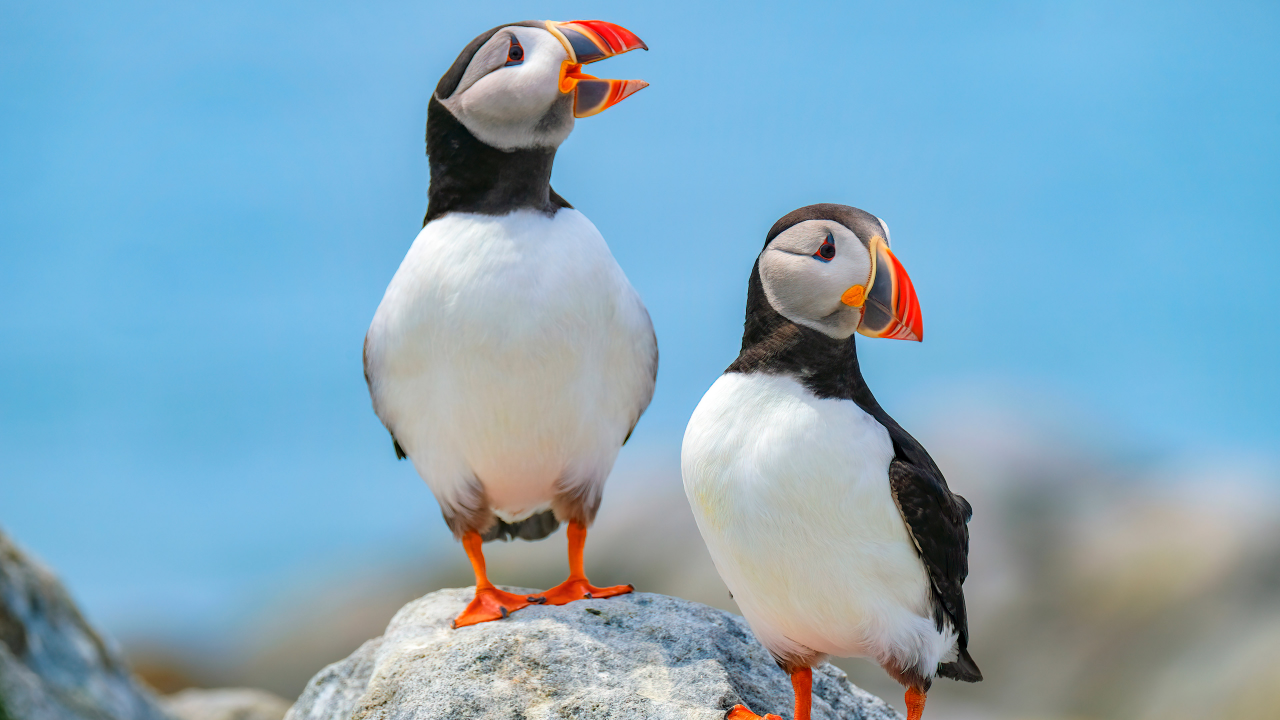
#> input picture CV_Practice/test.jpg, 3840 x 2160 px (shown at 1/3 size)
$ python 04_color_filter.py
#> lines starting #> are read from the running program, lines starting #| are printed output that depends on the picture; after the words box and inside, x2 and y2 are one past the last pixel; in counts of white or black regions, pixels touching at a corner belong together
import cv2
import numpy as np

img_color = cv2.imread('test.jpg')
#> img_color is the input picture: shape (2160, 3840, 3); mean B, G, R 191, 169.5, 131.4
img_color_small = cv2.resize(img_color, (0,0), fx=0.25,fy=0.25)
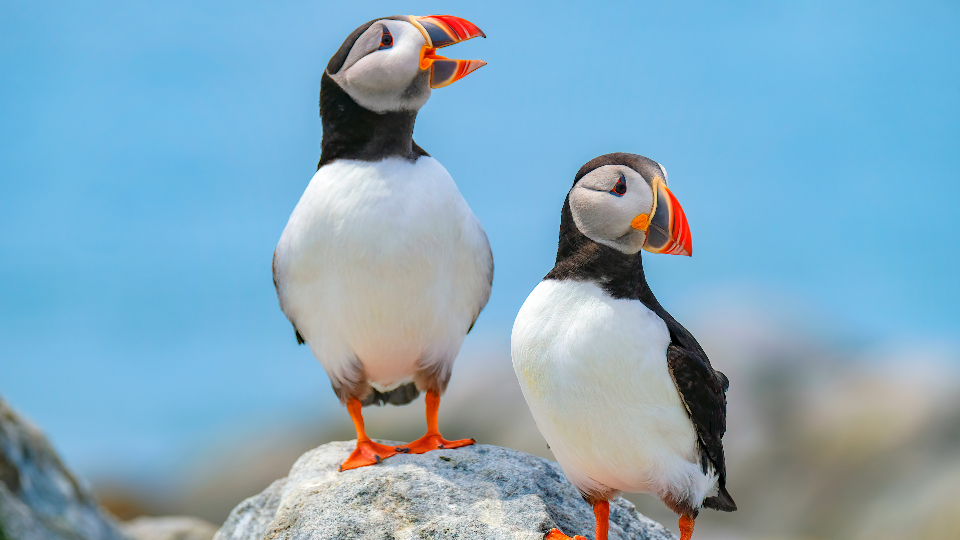
#> img_color_small: shape (540, 960, 3); mean B, G, R 191.1, 169.7, 131.6

#BGR색을 조명에 강한 HSV색상으로 변환
img_hsv = cv2.cvtColor(img_color_small, cv2.COLOR_BGR2HSV)
#> img_hsv: shape (540, 960, 3); mean H, S, V 83, 86.7, 197.7

# 타겟 색상(주황~빨강)의 최소/최대 임계값 설정
lower_orange = np.array([5,100,100])
upper_orange = np.array([25,255,255])

# 범위 안에 들어오는 픽셀만 하얀색으로 칠해서 마스크 만들기
mask = cv2.inRange(img_hsv, lower_orange, upper_orange)
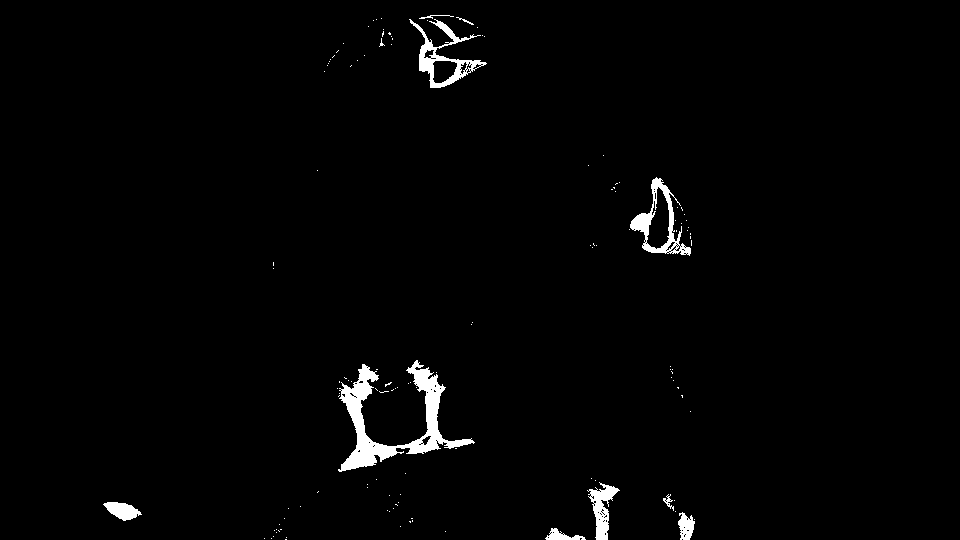
#> mask: shape (540, 960); 1.7% white; 129 white regions (119 under 20 px), largest, box (x1, y1, x2, y2) and area: (338, 360, 475, 472) 3941, (409, 19, 487, 88) 1316, (630, 177, 691, 256) 1255

# 마스크를 도장 틀처럼 사용해 원본 이미지에서 타겟만 오려내기
result = cv2.bitwise_and(img_color_small,img_color_small,mask=mask)
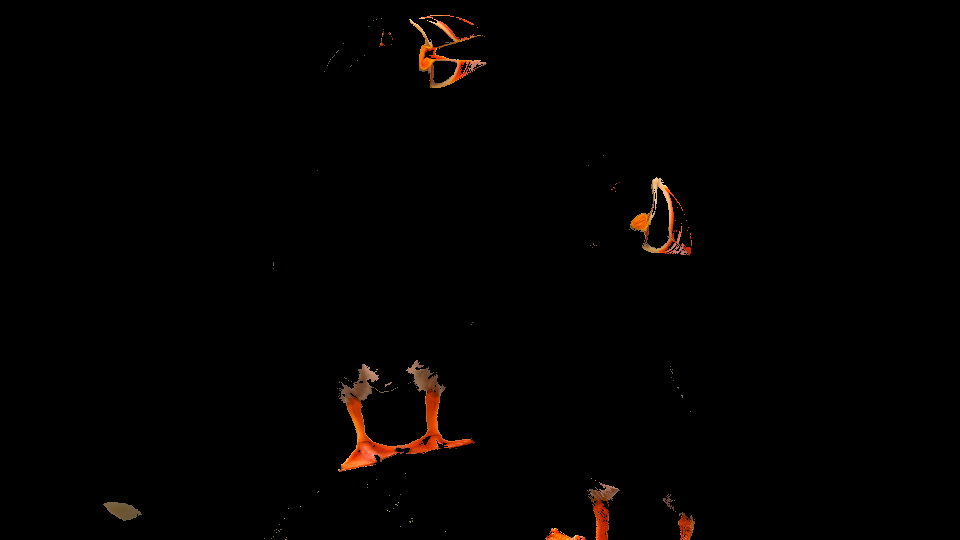
#> result: shape (540, 960, 3); mean B, G, R 0.7, 1.5, 3.1

cv2.imshow('1. Original', img_color_small)
cv2.imshow('2. Mask (White = Found)', mask)
cv2.imshow('3. Fina; Result', result)

cv2.waitKey(0)
cv2.destroyAllWindows()
